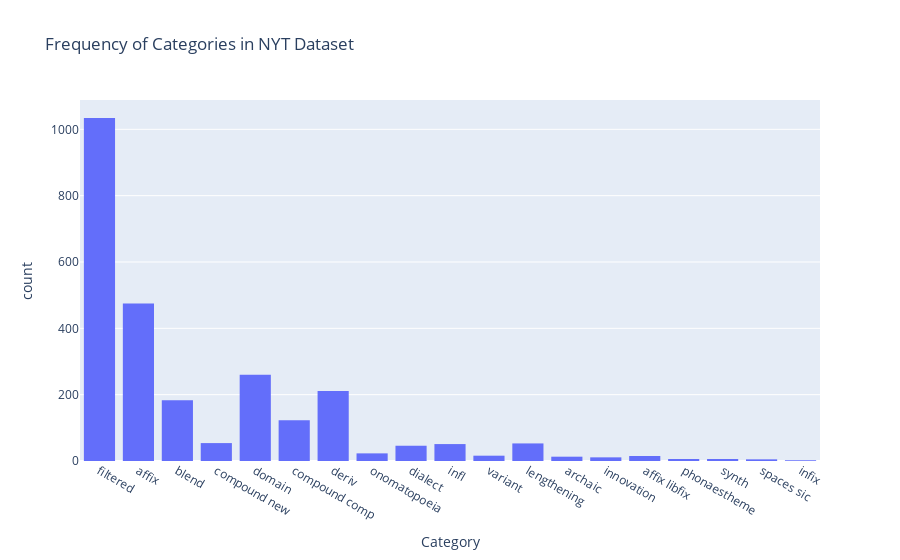

The cell this chart's notebook holds for it:
### Code cell
fig = px.histogram(data, x = 'Category ', title="Frequency of Categories in NYT Dataset", labels={'x':'Category'})
fig.show()

### Figure 1 — Plotly figure (JSON) as saved in the notebook; plotly's stock layout.template omitted (floating-point values rounded to 4 significant figures; data arrays with more than 128 entries replaced by an {"elided": "..."} marker saying what was removed)
{"data": [{"alignmentgroup": "True", "bingroup": "x", "hoverlabel": {"namelength": 0}, "hovertemplate": "Category =%{x}<br>count=%{y}", "legendgroup": "", "marker": {"color": "#636efa"}, "name": "", "offsetgroup": "", "orientation": "v", "showlegend": false, "type": "histogram", "x": {"elided": "2587 str values"}, "xaxis": "x", "yaxis": "y"}], "layout": {"barmode": "relative", "legend": {"tracegroupgap": 0}, "title": {"text": "Frequency of Categories in NYT Dataset"}, "xaxis": {"anchor": "y", "domain": [0, 1], "title": {"text": "Category "}}, "yaxis": {"anchor": "x", "domain": [0, 1], "title": {"text": "count"}}}}
